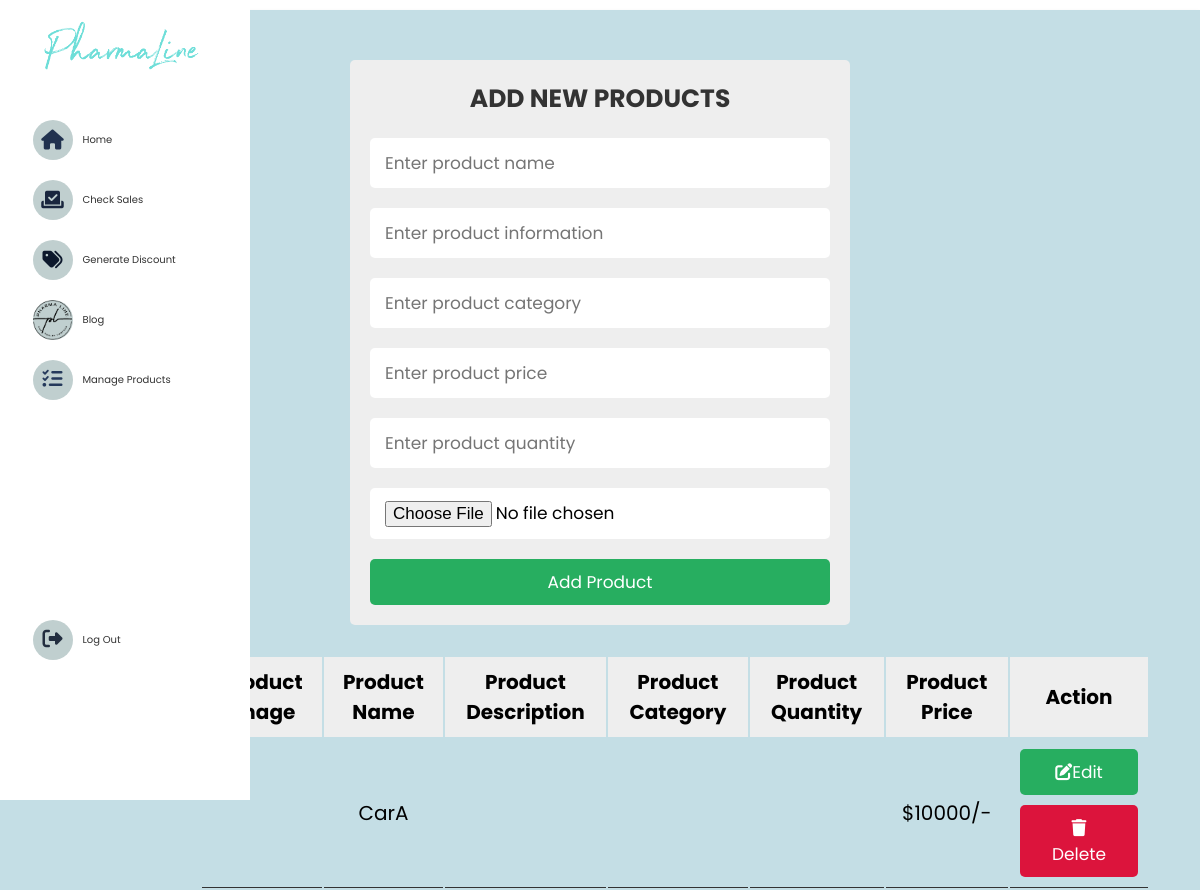
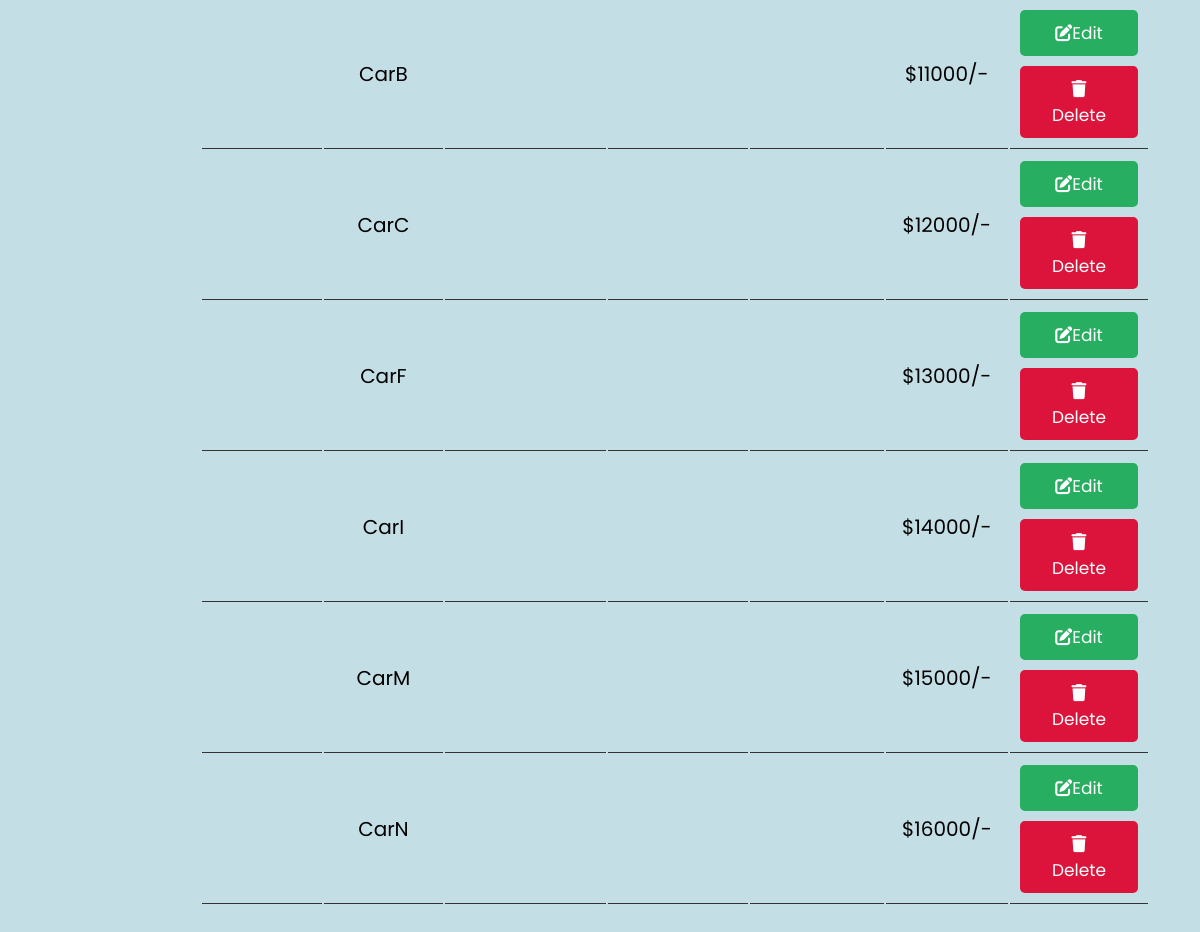
The app's page /manageProducts.php, older data (2 pictures, top to bottom).
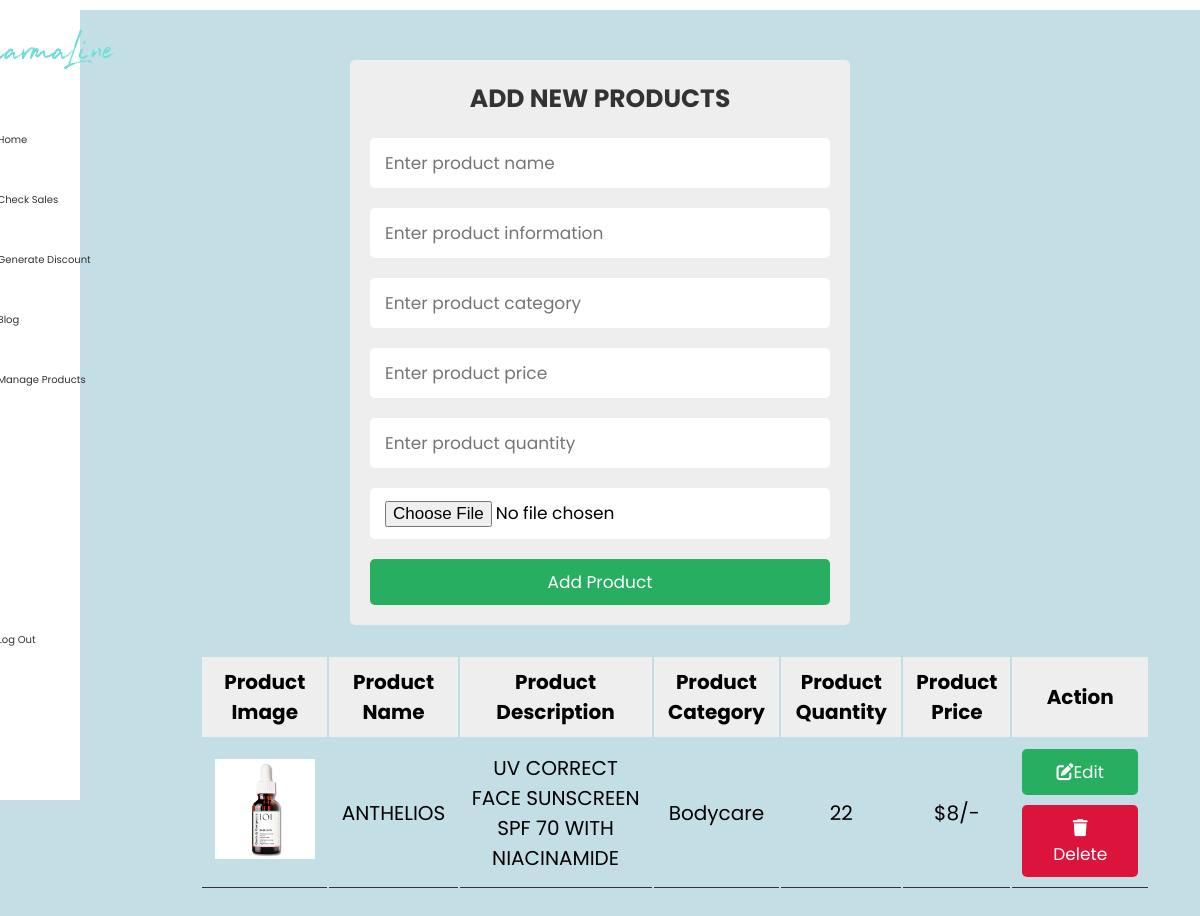
The same page, newer data.
### tables this page shows
CREATE TABLE `products` (
  `id` int(100) NOT NULL,
  `name` varchar(100) NOT NULL,
  `description` varchar(500) NOT NULL,
  `price` double NOT NULL,
  `quantity` int(11) NOT NULL,
  `image` varchar(100) NOT NULL,
  `category` varchar(224) NOT NULL
);

### manageProducts.php (the view, shortened to what this page needs)
<?php
@include 'users/config.php';
?>
<!DOCTYPE html>
<html lang="en">
<head>
    <link rel="stylesheet" type="text/css" href="assets/css/styleManageProducts.css">
</head>
<body>
  <div class="sidebar">
    <div class="icon-container">
      <div class="logo-sidebar">
        <img src="image/Logo.png" alt="Logo" class="logo">
      </div>
      <div class="total-icons">
      <div class="icon" id="Home">
      <i class="fa-solid fa-house" style="color: #21324f;"></i>
        </div>
      <div class="icon" id="Check-sales">
        <i class="fa-solid fa-check-to-slot" style="color: #19263e;"></i>
        </div>
        <div class="icon" id="Generate-discount">
        <i class="fa-solid fa-tags" style="color: #0c182c;"></i>
        </div>
        <div class="icon" id="Blog">
          <img src="image/logoIcon.png" alt="Blog Icon">
        </div>
        <div class="icon" id="Manage Products">
        <a href="manageProducts.php">
        <i class="fa-solid fa-list-check" style="color: #25395b;"></i>
          <span class="icon-name">Manage Products</span></a>
        </div>
        <div class="icon" id="Log-out">
          <a href="users/logout.php">
          <i class="fa-solid fa-right-from-bracket" style="color: #222d3f;"></i>
          <span class="icon-name">Log Out</span></a>
        </div>
        </div>
    </div>
  </div>
<div class="products">
  <div class="body-content">
    <div class="product-form-container">
      <form action="manageProducts.php" method="post" enctype="multipart/form-data">
        <h3>Add new products</h3>
        <input type="text" name="product_name" id="product_name" placeholder="Enter product name" class="box">
        <input type="text" name="product_info" id="product_info" placeholder="Enter product information" class="box">
        <input type="text" name="category" id="category" placeholder="Enter product category" class="box">
        <input type="number" name="product_price" id="product_price" placeholder="Enter product price" class="box">
        <input type="number" name="product_quantity" id="product_quantity" placeholder="Enter product quantity" class="box">
        <input type="file" accept="image/png, image/jpeg, image/jpg" name="product_image" class="box">
         <input type="submit" class="btn" name="add_product" value="add product">
      </form>
   </div>
   <?php
   $select = mysqli_query($conn, "SELECT * FROM products");
   ?>
   <div class="product-display">
      <table class="product-display-table">
         <thead>
         <tr>
            <th>product image</th>
            <th>product name</th>
            <th>product description</th>
            <th>product category</th>
            <th>product quantity</th>
            <th>product price</th>
            <th>action</th>
         </tr>
         </thead>
         <?php while($row = mysqli_fetch_assoc($select)){ ?>
         <tr>
            <td><img src="image/<?php echo $row['image']; ?>" height="100" alt=""></td>
            <td><?php echo $row['name']; ?></td>
            <td><?php echo $row['description']; ?></td>
            <td><?php echo $row['category']; ?></td>
            <td><?php echo $row['quantity']; ?></td>
            <td>$<?php echo $row['price']; ?>/-</td>
            <td>
              <a href="productUpdate.php?edit=<?php echo $row['id']; ?>" class="btn"><i class="fas fa-edit"></i>edit</a>
              <a href="manageProducts.php?delete=<?php echo $row['id']; ?>" class="btn"> <i class="fas fa-trash"></i>delete </a>
            </td>
         </tr>
      <?php } ?>
      </table>
   </div>
 </div>
</div>
</body>
</html>

### assets/css/styleManageProducts.css (style rules this page uses)
:root { --green:#27ae60; --black:#333; --white:#fff; --bg-color:#eee; --box-shadow:0 .5rem 1rem rgba(0,0,0,.1); --border:.1rem solid var(--black); }
* { font-family: 'Poppins', sans-serif; margin:0; padding:0; box-sizing: border-box; outline: none; border:none; text-decoration: none; text-transform: capitalize; }
html { font-size: 62.5%; overflow-x: hidden; }
.logo { width: 60px; height: auto; margin-left: 10px; }
.btn { display: block; width: 100%; cursor: pointer; border-radius: .5rem; margin-top: 1rem; font-size: 1.7rem; padding:1rem 3rem; background: var(--green); color:var(--white); text-align: center; }
.products { margin-top: 10px; padding: 30px; text-align: center; box-shadow: 0 2px 4px rgba(0, 0, 0, 0.1); background-color: transparent; min-height: calc(100vh - 60px); background-color: #c4dee5; }
.body-content { max-width: 1200px; padding:2rem; margin:0 auto; }
.product-form-container form { max-width: 50rem; margin:0 auto; padding:2rem; border-radius: .5rem; background: var(--bg-color); }
.product-form-container form h3 { text-transform: uppercase; color:var(--black); margin-bottom: 1rem; text-align: center; font-size: 2.5rem; }
.product-form-container form .box { width: 100%; border-radius: .5rem; padding:1.2rem 1.5rem; font-size: 1.7rem; margin:1rem 0; background: var(--white); text-transform: none; }
.product-display { margin:3rem 0; margin-left: 150px; }
.product-display .product-display-table { width: 100%; text-align: center; }
.product-display .product-display-table thead { background: var(--bg-color); }
.product-display .product-display-table th { padding:1rem; font-size: 2rem; }
.product-display .product-display-table td { padding:1rem; font-size: 2rem; border-bottom: var(--border); }
.product-display .product-display-table .btn:first-child { margin-top: 0; }
.product-display .product-display-table .btn:last-child { background: crimson; }
.sidebar { position: fixed; top: 0; left: 0; width: 80px; height: 100vh; background-color: #ffffff; transition: width 0.3s; z-index: 999; }
.icon-container { display: flex; flex-direction: column; align-items: center; justify-content: flex-start; height: 100%; padding-top: 20px; }
.icon { width: 40px; height: 40px; background-color: #c0cfcf; border-radius: 50%; margin-bottom: 20px; display: flex; align-items: center; justify-content: center; cursor: pointer; transition: background-color 0.3s; position: relative; }
.icon i { color: #fff; font-size: 20px; }
.logo-sidebar { width: 80px; height: 80px; margin-bottom: 20px; }
.total-icons #Log-out { margin-top: 220px; }
#Blog img { max-width: 100%; max-height: 100%; }

Row changes from the older to the newer data that the page shows:
removed products: name "CarA", price "10000"
removed products: name "CarB", price "11000"
removed products: name "CarC", price "12000"
removed products: name "CarF", price "13000"
removed products: name "CarI", price "14000"
removed products: name "CarM", price "15000"
removed products: name "CarN", price "16000"
added products: image (picture), name "ANTHELIOS", description "UV CORRECT FACE SUNSCREEN SPF 70 WITH NIACINAMIDE", category "Bodycare", quantity "22", price "8"
